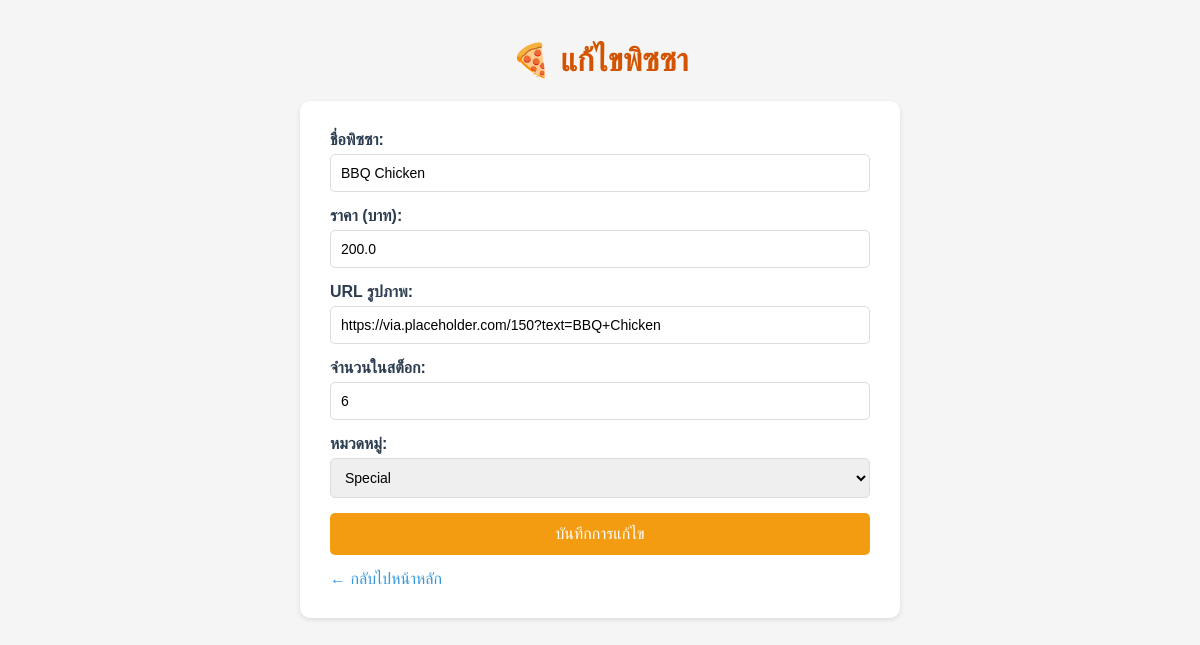
The app's page /edit/4 with its own data.
### tables this page shows
CREATE TABLE pizza (
            id INTEGER PRIMARY KEY AUTOINCREMENT,
            name TEXT NOT NULL,
            price REAL NOT NULL,
            image TEXT,
            stock INTEGER NOT NULL DEFAULT 0,
            category_id INTEGER NOT NULL,
            FOREIGN KEY (category_id) REFERENCES categories(id)
        );

CREATE TABLE categories (
            id INTEGER PRIMARY KEY AUTOINCREMENT,
            name TEXT NOT NULL
        );

### app.py (the view, shortened to what this page needs)
@app.route('/edit/<int:id>', methods=['GET', 'POST'])
def edit_pizza(id):
    conn = get_db_connection()
    categories = conn.execute('SELECT * FROM categories').fetchall()
    pizza = conn.execute('SELECT * FROM pizza WHERE id = ?', (id,)).fetchone()
    conn.close()
    return render_template('edit.html', pizza=pizza, categories=categories)

### app.py (called while the page is built)
def get_db_connection():
    conn = sqlite3.connect(DB_NAME)
    conn.row_factory = sqlite3.Row
    return conn

### templates/edit.html (shortened to what this page needs)
<!DOCTYPE html>
<html lang="th">
<head>
</head>
<body>
    <h1>🍕 แก้ไขพิซซา</h1>
    <div class="form-container">
        <form method="POST">
            <div class="form-group">
                <label for="name">ชื่อพิซซา:</label>
                <input type="text" id="name" name="name" required value="{{ pizza.name }}">
            </div>
            <div class="form-group">
                <label for="price">ราคา (บาท):</label>
                <input type="number" id="price" name="price" required min="0" step="1" value="{{ pizza.price }}">
            </div>
            <div class="form-group">
                <label for="image">URL รูปภาพ:</label>
                <input type="url" id="image" name="image" value="{{ pizza.image }}">
            </div>
            <div class="form-group">
                <label for="stock">จำนวนในสต็อก:</label>
                <input type="number" id="stock" name="stock" required min="0" value="{{ pizza.stock }}">
            </div>
            <div class="form-group">
                <label for="category_id">หมวดหมู่:</label>
                <select id="category_id" name="category_id" required>
                    {% for cat in categories %}
                    <option value="{{ cat.id }}" {% if cat.id == pizza.category_id %}selected{% endif %}>
                        {{ cat.name }}
                    </option>
                    {% endfor %}
                </select>
            </div>
            <button type="submit" class="submit-btn">บันทึกการแก้ไข</button>
        </form>
        <a href="/" class="back-btn">← กลับไปหน้าหลัก</a>
    </div>
</body>
</html>

### templates/edit.html (style rules this page uses)
body { font-family: Arial, sans-serif; max-width: 600px; margin: 0 auto; padding: 20px; background-color: #f5f5f5; }
h1 { text-align: center; color: #d35400; }
.form-container { background: white; padding: 30px; border-radius: 10px; box-shadow: 0 2px 5px rgba(0,0,0,0.1); }
.form-group { margin-bottom: 15px; }
label { display: block; margin-bottom: 5px; font-weight: bold; color: #2c3e50; }
input, select { width: 100%; padding: 10px; border: 1px solid #ddd; border-radius: 5px; box-sizing: border-box; font-size: 14px; }
.submit-btn { width: 100%; background-color: #f39c12; color: white; padding: 12px; border: none; border-radius: 5px; font-size: 16px; cursor: pointer; }
.back-btn { display: inline-block; margin-top: 15px; color: #3498db; text-decoration: none; }

### records on screen
pizza: name "BBQ Chicken", price "200.0", image "https://via.placeholder.com/150?text=BBQ+Chicken", stock "6", category_id "Special"
